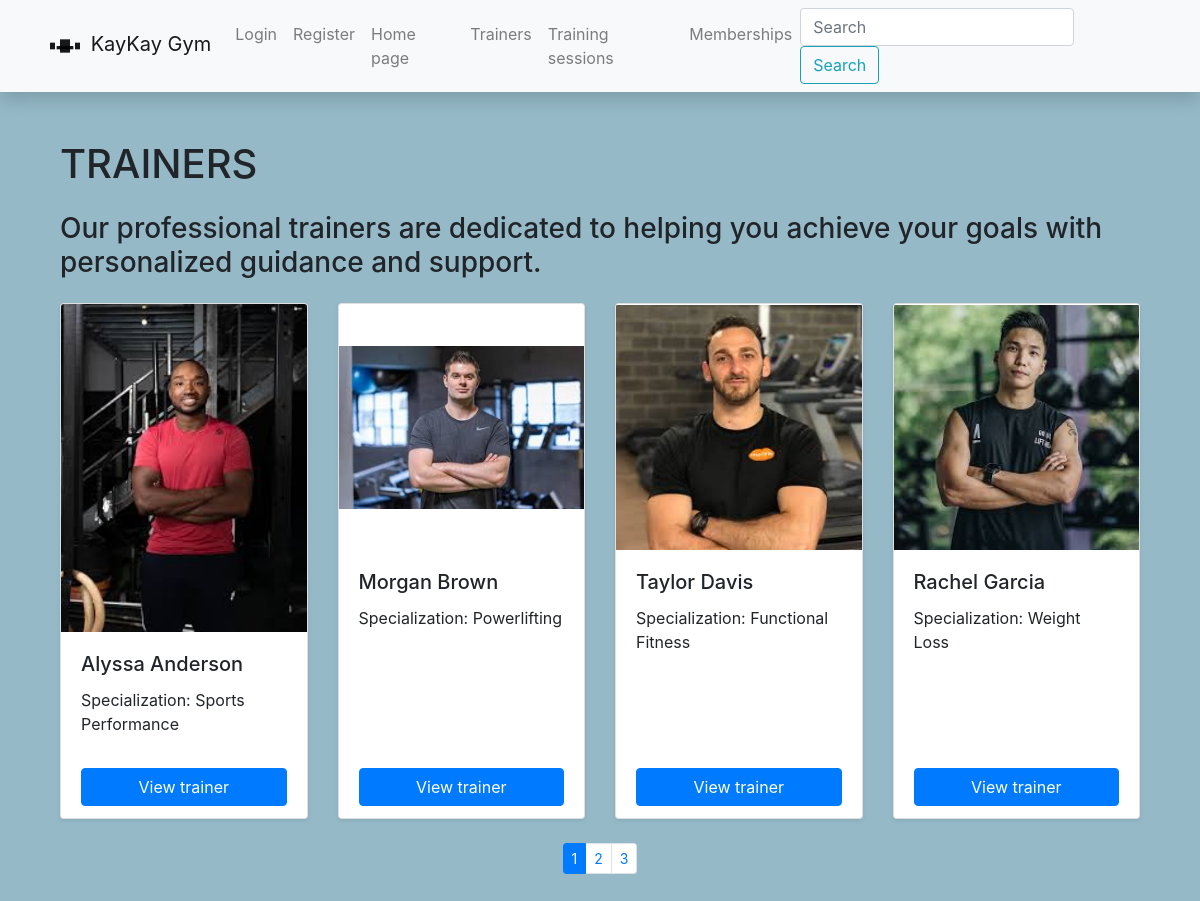
The page /gym/trainers/ on the database as committed earlier.
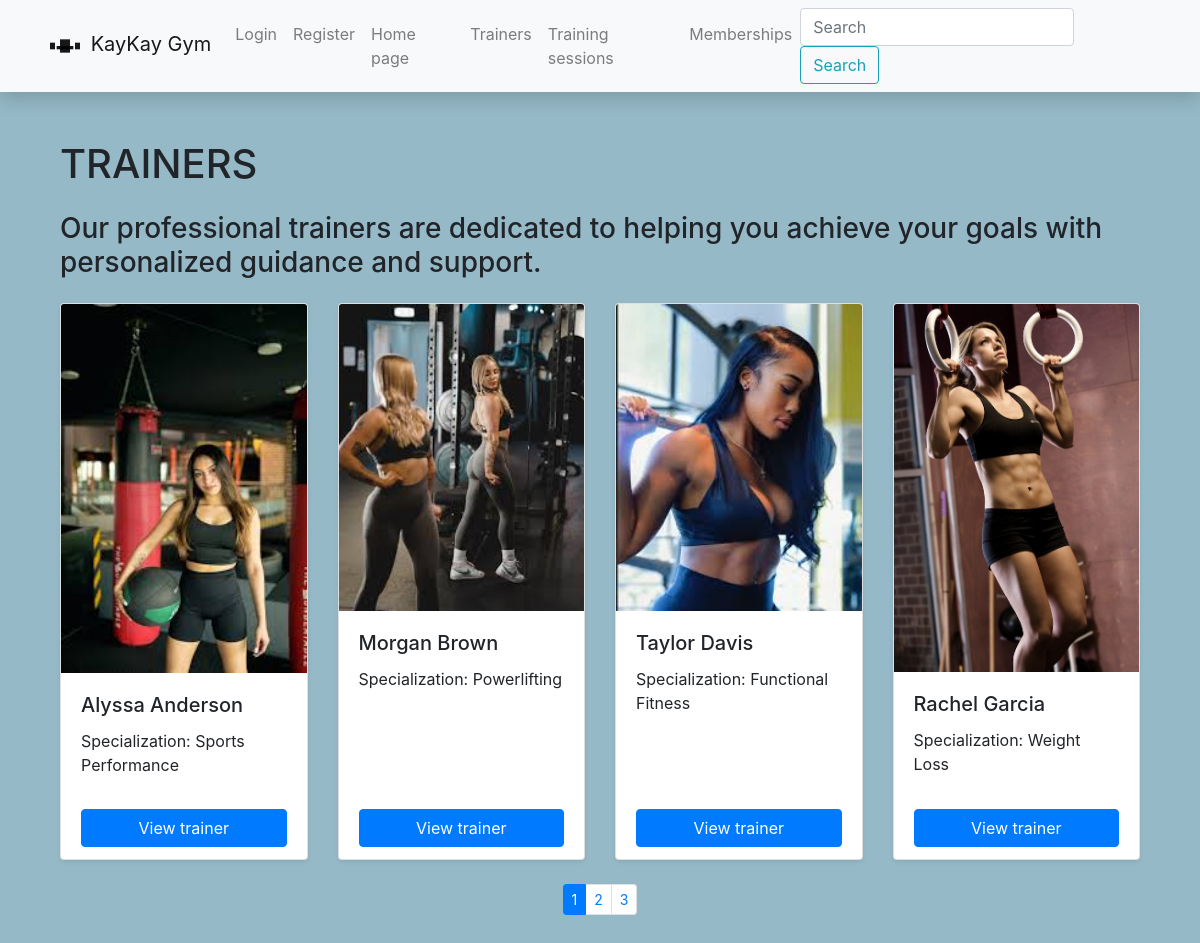
The same page on the database as committed later.
### gym/models.py (models this page shows, shortened)
class Trainer(models.Model):
    first_name = models.CharField('Name', max_length=50, help_text='Enter your name')
    last_name = models.CharField('Surname', max_length=50, help_text='Enter your surname')
    email = models.CharField('Email', max_length=50, help_text="Enter email adress")
    specialization = models.CharField('Specialization', max_length=100, default='Specialization....')
    professional_history = HTMLField()
    cover = models.ImageField(upload_to='covers/trainer_covers', blank=True, null=True)
    class Meta:
        ordering = ('last_name', 'first_name')

### gym/views.py (the view)
# urls.py: path('trainers/', views.get_trainers, name='trainers-all'),
def get_trainers(request):
    trainers = Trainer.objects.all()
    paginator = Paginator(trainers, 4)
    page_number = request.GET.get('page')
    paged_trainers = paginator.get_page(page_number)
    context = {'trainers': paged_trainers}
    return render(request, 'trainers.html', context=context)

### gym/templates/trainers.html
{% extends 'base.html' %}
{% load static %}
{% block content %}
<div class="container my-5">
    <h1 class="mb-4">TRAINERS</h1>
    <h3 class="mb-4 ">Our professional trainers are dedicated to helping you achieve your goals with personalized
        guidance and support.</h3>
    <div class="row">
        {% for trainer in trainers %}
        <div class="col-sm-6 col-md-4 col-lg-3 mb-4">
            <div class="card h-100 shadow-sm rounded">
                {% if trainer.cover %}
                <img src="{{ trainer.cover.url }}" class="card-img-top img-fluid"
                     alt="{{ trainer_.first_name }} {{ trainer.last_name }}">
                {% else %}
                <img src="{% static 'img/no-image.png' %}" class="card-img-top img-fluid" alt="No image available">
                {% endif %}
                <div class="card-body">
                    <h5 class="card-title">
                        <a>
                            {{ trainer.first_name }} {{ trainer.last_name }}
                        </a>
                    </h5>
                    <p class="card-text">Specialization: {{ trainer.specialization }}</p>
                </div>
                <div class="card-footer bg-transparent border-top-0">
                    <a href="{% url 'trainer-one' trainer.id %}" class="btn btn-primary btn-block">View trainer</a>
                </div>
            </div>
        </div>
        {% endfor %}
    </div>
    {% if trainers.has_other_pages %}
    <nav aria-label="Page navigation">
        <ul class="pagination justify-content-center pagination-sm">
            {% for nr in trainers.paginator.page_range %}
            {% if trainers.number == nr %}
            <li class="page-item active">
                <a class="page-link">{{ nr }}</a>
            </li>
            {% else %}
            <li class="page-item">
                <a class="page-link" href="?page={{ nr }}">{{ nr }}</a>
            </li>
            {% endif %}
            {% endfor %}
        </ul>
    </nav>
    {% endif %}
</div>
{% endblock %}

### gym/templates/base.html (shortened to what this page needs)
<!DOCTYPE html>
<html lang="en">
<head>
    {% load static %}
    <link
            rel="stylesheet"
            href="https://stackpath.bootstrapcdn.com/bootstrap/4.1.3/css/bootstrap.min.css"
    />
    <link
            rel="stylesheet"
            href="https://cdnjs.cloudflare.com/ajax/libs/font-awesome/4.7.0/css/font-awesome.min.css"
    />
    <link rel="stylesheet" href="{% static 'css/styles.css' %}"/>
</head>
<body>
<nav
        class="navbar navbar-expand-lg navbar-light bg-light static-top mb-5 shadow"
>
    <div class="container">
        <a class="navbar-brand" href="{% url 'index' %}">
            <svg
                    class="bi bi-dumbbell"
                    width="2em"
                    height="2em"
                    viewBox="0 0 24 24"
                    fill="currentColor"
                    xmlns="http://www.w3.org/2000/svg">
                <path d="M3 10V14H6V10H3Z"/>
                <path d="M18 10V14H21V10H18Z"/>
                <path d="M7 12H17V14H7V12Z"/>
                <path d="M9 8H15V16H9V8Z"/>
            </svg>
            KayKay Gym</a
        >
        <div class="collapse navbar-collapse" id="navbarResponsive">
            <ul class="navbar-nav ml-auto">
                {% if user.is_authenticated %}
                <li class="nav-item">
                    <a class="nav-link" href="{% url 'user-profile' %}">
                        <svg class="bi bi-person"
                             width="1.5em"
                             height="1.5em"
                             viewBox="0 0 16 16"
                             fill="currentColor"
                             xmlns="http://www.w3.org/2000/svg">
                            <path fill-rule="evenodd" d="M13 14s1 0 1-1-1-4-6-4-6 3-6 4 1 1 1
                            1h10zm-9.995-.944v-.002.002zM3.022 13h9.956a.274.274 0 00.014-.002l.008-.002c-.001-.246-.154-.986-.832-1.664C11.516 10.68 10.289 10 8 10c-2.29 0-3.516.68-4.168
                            1.332-.678.678-.83 1.418-.832 1.664a1.05 1.05 0 00.022.004zm9.974.056v-.002.002zM8
                            7a2 2 0 100-4 2 2 0 000 4zm3-2a3 3 0 11-6 0 3 3 0 016 0z" clip-rule="evenodd"/>
                        </svg>
                        {{ user.username }}</a>
                </li>
                <li class="nav-item">
                    <a class="nav-link" href="{% url 'logout' %}">Logout</a>
                <li class="nav-item dropdown">
                    <a class="nav-link dropdown-toggle" href="#" id="navbarDropdown" role="button"
                       data-toggle="dropdown" aria-expanded="false">More
                    </a>
                    <div class="dropdown-menu" aria-labelledby="navbarDropdown">
                        <a class="dropdown-item" href="{% url 'memberships-all' %}">My membership</a>
                        <a class="dropdown-item" href="{% url 'reservations-all' %}">My reservations</a>
                        <a class="dropdown-item" href="{% url 'payments-all' %}">My payment</a>
                    </div>
                </li>
                {% else %}
                <li class="nav-item">
                    <a class="nav-link" href="{% url 'login' %}?next={{ request.path }}">Login</a>
                </li>
                <li class="nav-item">
                    <a class="nav-link" href="{% url 'register' %}?next={{ request.path }}">Register</a>
                </li>
                {% endif %}
                <li class="nav-item">
                    <a class="nav-link" href="{% url 'index' %}">Home page</a>
                </li>
                <li class="nav-item">
                    <a class="nav-link" href="{% url 'trainers-all' %}">Trainers</a>
                </li>
                <li class="nav-item">
                    <a class="nav-link" href="{% url 'trainingsessions-all' %}">Training sessions</a>
                </li>
                <li class="nav-item">
                    <a class="nav-link" href="{% url 'displaymemberships-all' %}">Memberships</a>
                </li>
            </ul>
            <form
                    class="form-inline my-2 my-lg-0"
                    action="{% url 'search' %}"
                    method="get"
            >
                <input
                        class="form-control mr-sm-2"
                        type="search"
                        placeholder="Search"
                        aria-label="Search"
                        name="search_text"
                />
                <button class="btn btn-outline-info my-2 my-sm-0" type="submit">
                    Search
                </button>
            </form>
        </div>
    </div>
</nav>
<div class="container">{% block content %}{% endblock %}</div>
</body>
</html>

### gym/static/css/styles.css (style rules this page uses)
body { background-color: #95B9C7; }
.card { min-height: 300px; width: 100%; }
.card-body { height: 75%; }
.card img { height: 100%; object-fit: contain; }

Rows that differ between the two databases and show on the page:
changed Trainer "Alyssa": cover: a different picture
changed Trainer "Morgan": cover: a different picture
changed Trainer "Taylor": cover: a different picture
changed Trainer "Rachel": cover: a different picture
